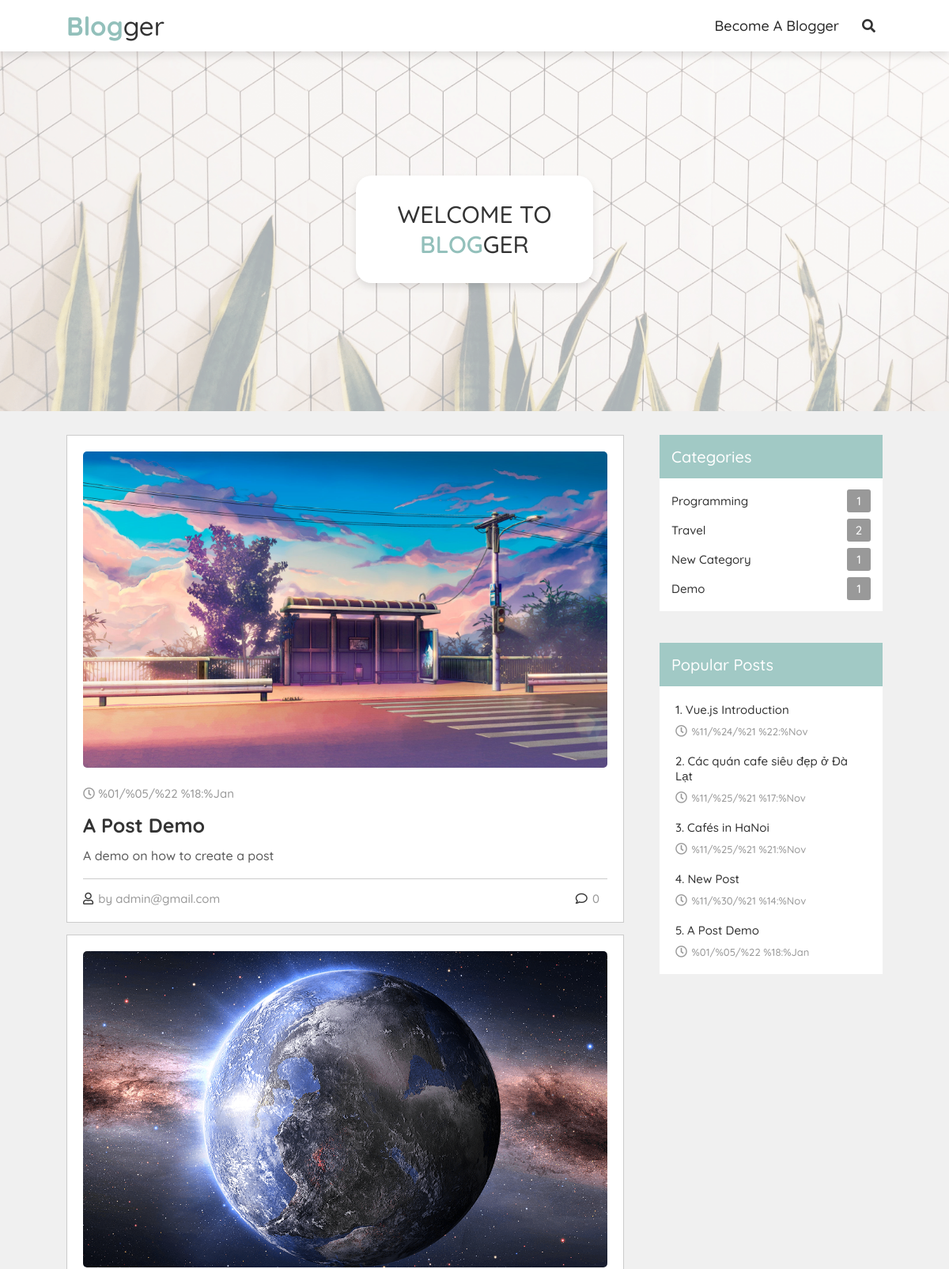
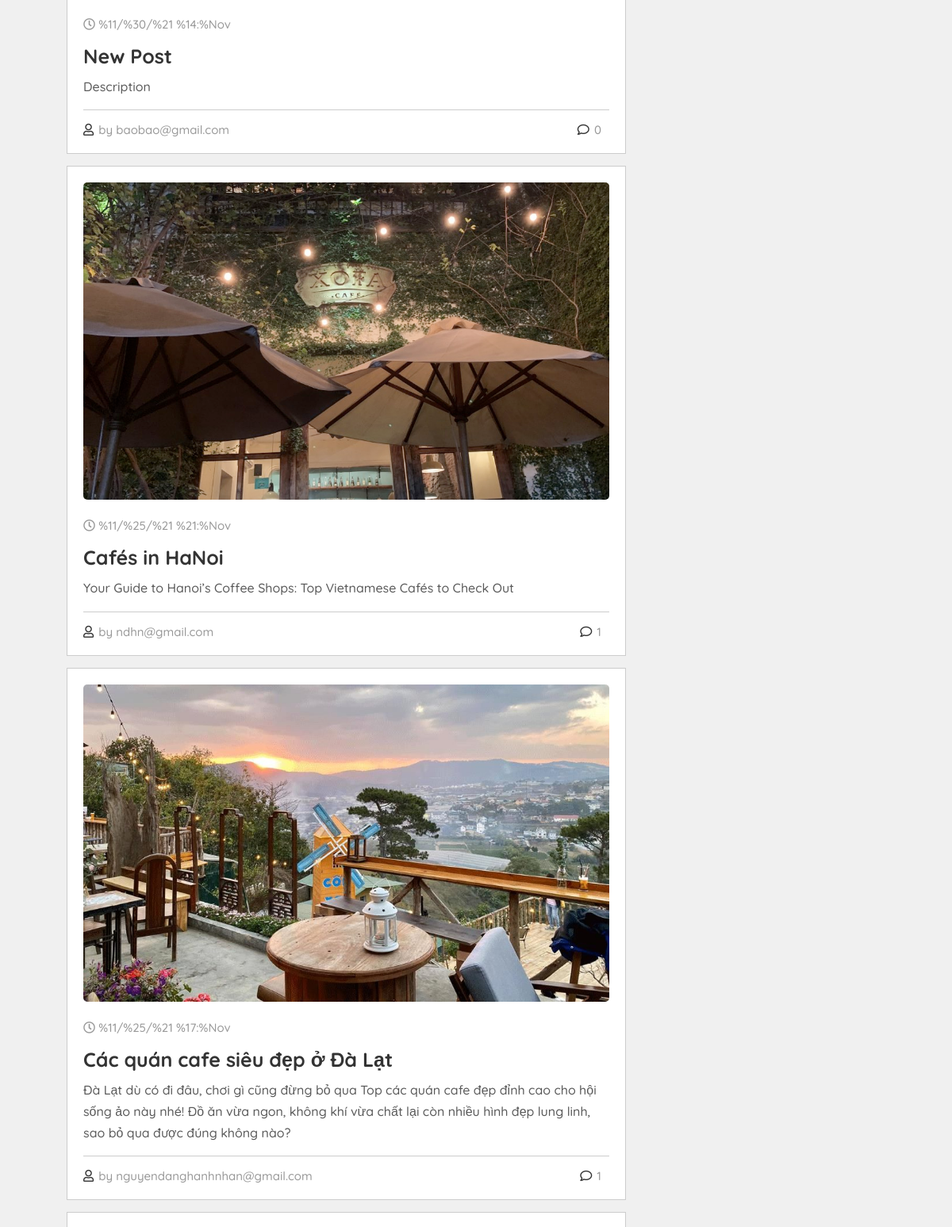
The page / (upper part) on the database its author committed (2 pictures, top to bottom).
### blog/models.py (models this page shows, shortened)
class Post(models.Model):
    author = models.ForeignKey(User, on_delete=models.CASCADE)
    title = models.CharField(max_length=100)
    description = models.TextField(default="This is a post description")
    coverImage = models.ImageField(default="default_post.jpg", upload_to="posts/")
    content = models.TextField()
    category = models.ForeignKey(Category, on_delete=models.SET_NULL, null=True)
    dateCreated = models.DateTimeField(auto_now_add=True, null=True, blank=True)
    class Meta:
        ordering = ["-dateCreated"]

class Comment(models.Model):
    commentor = models.ForeignKey(User, on_delete=models.SET_NULL, null=True)
    post = models.ForeignKey(Post, on_delete=models.CASCADE)
    content = models.TextField()
    dateCreated = models.DateTimeField(auto_now_add=True)
    class Meta:
        ordering = ["-dateCreated"]

class Category(models.Model):
    name = models.CharField(max_length=100)

### account/models.py (models this page shows, shortened)
class User(AbstractBaseUser):
    email = models.EmailField(max_length=255, unique=True)
    admin = models.BooleanField(default=False)
    staff = models.BooleanField(default=False)
    timestamp = models.DateTimeField(auto_now_add=True)
    USERNAME_FIELD = "email"
    REQUIRED_FIELDS = []
    objects = UserManager()
    def __str__(self):
        return self.email

### blog/views.py (the view)
# urls.py: path("", views.home, name="home"),
def home(request):
    posts = Post.objects.all()
    posts, tags, queryPath = filterPosts(request, posts)
    popularPosts = Post.objects.annotate(num_comment=Count("comment")).order_by(
        "-num_comment"
    )[:5]
    categories = Category.objects.all()
    posts = pagination(request, posts)
    context = {
        "posts": posts,
        "categories": categories,
        "tags": tags,
        "queryPath": queryPath,
        "popularPosts": popularPosts,
    }
    return render(request, "home.html", context)

### blog/views.py (called while the page is built, shortened)
def pagination(request, posts):
    page = request.GET.get("page", 1)
    paginator = Paginator(posts, 5)
    try:
        posts = paginator.page(page)
    except PageNotAnInteger:
        posts = paginator.page(1)
    except EmptyPage:
        posts = paginator.page(paginator.num_pages)
    return posts

def filterPosts(request, posts):
    tags = []
    queryPath = ""
    category = request.GET.get("category")
    if category:
        posts = posts.filter(category__name__icontains=category)
        tags.append({"query": "category", "value": category})
        queryPath += f"&category={category}"
    search = request.GET.get("search")
    return posts, tags, queryPath

### blog/templates/home.html (shortened to what this page needs)
{% load static %}
<!DOCTYPE html>
<html lang="en">
    <head>
        <link
            rel="stylesheet"
            href="https://cdnjs.cloudflare.com/ajax/libs/font-awesome/5.15.3/css/all.min.css"
        />
        <link rel="stylesheet" href="{% static './css/home.css' %}" />
    </head>
    <body>
        {% include "components/navbar.html" %}
        <section class="banner" id="banner">
            <div class="content">
                {% if request.user.is_authenticated %}
                <h3> <span class="banner-name"> <span>Blog</span>ger</span> Community</h3>
                {% else %}
                <h3>Welcome to <span class="banner-name"> <span>Blog</span>ger</span> </h3>
                {% endif %}
            </div>
        </section>
        <section class="container" id="posts">
            {% include "components/postsContainer.html" %}
            <div class="sidebar">
                {% include "components/categories.html" %}
                <div class="box">
                    <h3 class="title">popular posts</h3>
                    <div class="p-post">
                        {% for post in popularPosts %}
                        <a href="{% url 'postDetail' post.id %}">
                            <h3>{{ forloop.counter }}. {{ post.title }}</h3>
                            <span>
                                <i class="far fa-clock"></i>
                                {{ post.dateCreated }}
                            </span>
                        </a>
                        {% endfor %}
                    </div>
                </div>
            </div>
        </section>
    </body>
</html>

### blog/templates/components/postsContainer.html (shortened to what this page needs)
{% load static %}
<link rel="stylesheet" href="{% static './css/home.css' %}" />
<div class="posts-container">
    {% for post in posts %}
    <div class="post">
        <a href="{% url 'postDetail' post.id %}">
            <img
                src="{{ post.coverImage.url }}"
                alt="Cover Image"
                class="image"
            />
        </a>
        <div class="date">
            <i class="far fa-clock"></i>
            <span>{{ post.dateCreated }}</span>
        </div>
        <h3 class="title">{{ post.title }}</h3>
        <p class="text">{{ post.description }}</p>
        <div class="links">
            <a
                href="{% url 'bloggerHome' post.author.email %}"
                class="user"
            >
                <i class="far fa-user"></i>
                <span>by {{ post.author }}</span>
            </a>
            <a href="{% url 'postDetail' post.id  %}#comments" class="icon">
                <i class="far fa-comment"></i>
                <span>{{ post.comment_set.all|length }}</span>
            </a>
        </div>
    </div>
    {% empty %}
    <h1 id="no-post">No post found</h1>
    {% endfor %}
</div>

### blog/templates/components/categories.html
{% load static %}
<link rel="stylesheet" href="{% static './css/home.css' %}" />
<div class="box" style="margin-top: 1rem;">
    <h3 class="title">categories</h3>
    <div class="category">
        {% for category in categories %}
        {% if category.post_set.all|length > 0 %}
            {% if 'blogger' in  request.path %}
            <a href="{% url 'bloggerHome' blogger.email %}?category={{ category.name }}#posts">
                {{ category.name }}
                <span>{{ category.total }}</span>
            </a>
            {% else %}
            <a href="{% url 'home' %}?category={{ category.name }}#posts">
                {{ category.name }}
                <span>{{ category.post_set.all|length }}</span>
            </a>
            {% endif %}
        {% endif %}
        {% endfor %}
    </div>
</div>

### static/css/home.css (style rules this page uses)
:root { --black: #333333; --grey: #999999; --light-green: rgb(147, 192, 187); --dark-green: #84b6b0; --light-color: #999999; --border: 0.1rem solid #00000033; --box-shadow: 0 0.5rem 1rem #0000001a; }
* { margin: 0; padding: 0; box-sizing: border-box; outline: none; border: none; text-decoration: none; font-family: "Quicksand", sans-serif; font-weight: 500; }
html { font-size: 62.5%; overflow-x: hidden; scroll-behavior: smooth; scroll-padding-top: 6rem; }
section { padding: 2rem 7%; }
.banner { min-height: 65vh; background: url(../images/banner_header.png) no-repeat; background-size: cover; background-position: center; display: grid; place-items: center; padding-top: 8rem; }
.banner .content { text-align: center; background: #fff; border-radius: 2rem; box-shadow: var(--box-shadow); padding: 3rem; max-width: 30rem; overflow: hidden; }
.banner .banner-name { color: #333333; }
.banner .banner-name span { color: var(--light-green); font-weight: 600; }
.banner .content h3 { font-size: 3rem; color: var(--black); text-transform: uppercase; }
.container { display: grid; grid-template-columns: 2fr 0.8fr; gap: 4.5rem; background: #f0f0f0; }
.container .posts-container .post { width: 100%; padding: 2rem; background: #fff; border: var(--border); margin-bottom: 1.5rem; }
.container .posts-container .post .image { height: 40rem; width: 100%; border-radius: 0.5rem; object-fit: cover; }
.container .posts-container .post .date { padding-top: 2rem; font-size: 1.5rem; color: var(--grey); }
.container .posts-container .post .title { padding-top: 1.5rem; font-size: 2.5rem; color: var(--black); font-weight: bold; }
.container .posts-container .post .text { color: #5a5a5a; font-size: 1.6rem; line-height: 1.7; padding: 1rem 0; }
.container .posts-container .links { border-top: var(--border); margin-top: 0.5rem; padding-top: 1.5rem; display: flex; align-items: center; }
.container .posts-container .links .user { margin-right: auto; }
.container .posts-container .links .icon { padding-right: 1rem; }
.container .posts-container .links a { font-size: 1.5rem; color: var(--light-color); }
.container .posts-container .links a i { padding-right: 0.2rem; color: var(--black); }
.container .sidebar .box { overflow: hidden; background: #fff; margin-bottom: 4rem; }
.container .sidebar .box .title { padding: 1.5rem; font-size: 2rem; color: #ffffff; background: #a1c9c5; text-transform: capitalize; }
.container .sidebar .box .category { padding: 1rem 1.5rem; }
.container .sidebar .box .category a { padding: 0.4rem 0; font-size: 1.5rem; color: var(--black); display: flex; align-items: center; justify-content: space-between; }
.container .sidebar .box .category a span { background: var(--light-color); color: #fff; border-radius: 0.3rem; padding: 0.5rem; width: 30px; text-align: center; }
.container .sidebar .box .p-post { padding: 1rem 2rem; }
.container .sidebar .box .p-post a { padding: 1rem 0; display: block; }
.container .sidebar .box .p-post a h3 { color: var(--black); font-size: 1.5rem; padding-bottom: 1rem; }
.container .sidebar .box .p-post a span { color: var(--light-color); font-size: 1.3rem; }
.container .sidebar .box .p-post a span i { padding-right: 0.2rem; font-size: 1.5rem; }

### rows shown on the page
Post: coverImage (picture), dateCreated "%01/%05/%22 %18:%Jan", title "A Post Demo", description "A demo on how to create a post", author "admin@gmail.com", comment_set.all|length "0"
Post: coverImage (picture), dateCreated "%11/%30/%21 %14:%Nov", title "New Post", description "Description", author "baobao@gmail.com", comment_set.all|length "0"
Post: coverImage (picture), dateCreated "%11/%25/%21 %21:%Nov", title "Cafés in HaNoi", description "Your Guide to Hanoi’s Coffee Shops: Top Vietnamese Cafés to Check Out", author "ndhn@gmail.com", comment_set.all|length "1"
Post: coverImage (picture), dateCreated "%11/%25/%21 %17:%Nov", title "Các quán cafe siêu đẹp ở Đà Lạt", description "Đà Lạt dù có đi đâu, chơi gì cũng đừng bỏ qua Top các quán cafe đẹp đỉnh cao cho hội sống ảo này nhé! Đồ ăn vừa ngon, không khí vừa chất lại còn nhiều hình đẹp lung linh, sao bỏ qua được đúng không nào?", author "nguyendanghanhnhan@gmail.com", comment_set.all|length "1"
Category: name "Programming", post_set.all|length "1"
Category: name "Travel", post_set.all|length "2"
Category: name "New Category", post_set.all|length "1"
Category: name "Demo", post_set.all|length "1"
Post: title "Vue.js Introduction", dateCreated "%11/%24/%21 %22:%Nov"
